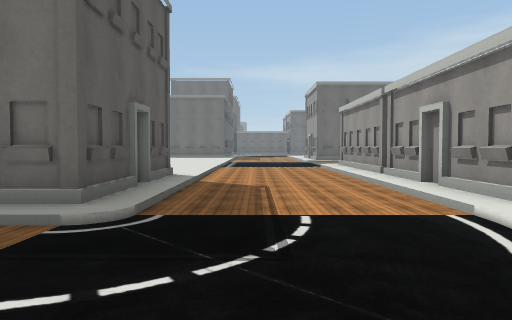
view 1 (above)

19 first-person views from a walk through a Unity game level. The camera is 1.2 m above the floor, tilts 2° down and sees 70° across. The floor is counted in squares, 2 m on a side. Each view is taken from the middle of a square. On the plan, view 1 faces up. The plan holds only what a view shows up to about 10 squares ahead; the rest is blank. The place goes on beyond the plan. The player is left out. Some surface patterns are stand-ins.

view 2
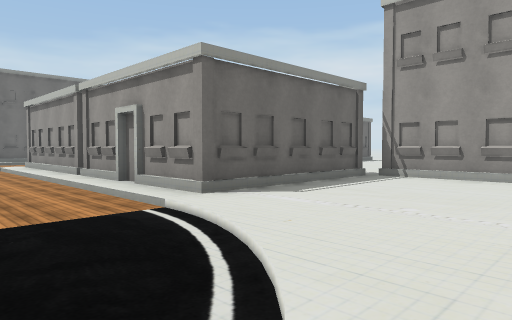

view 3
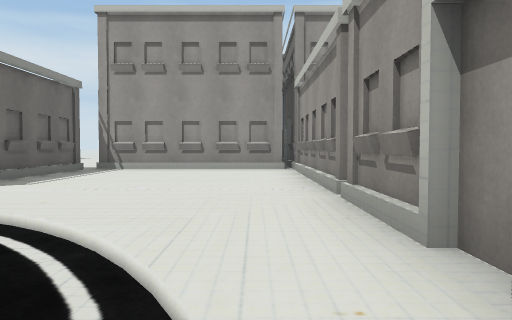

view 4
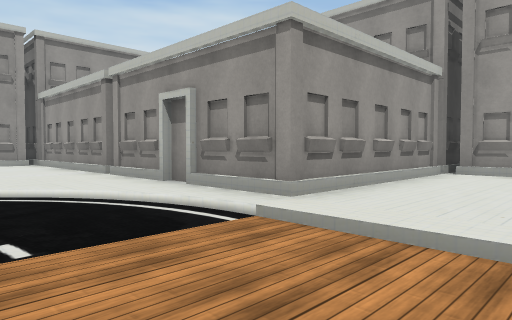

view 5
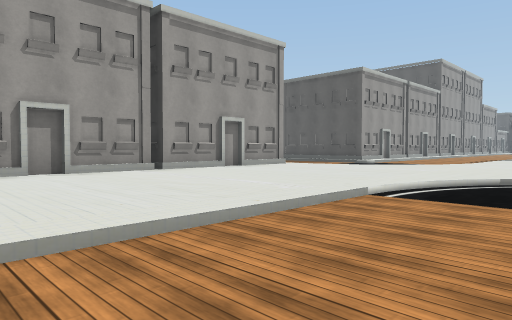

view 6
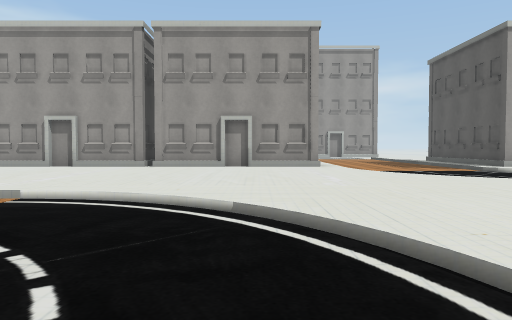

view 7
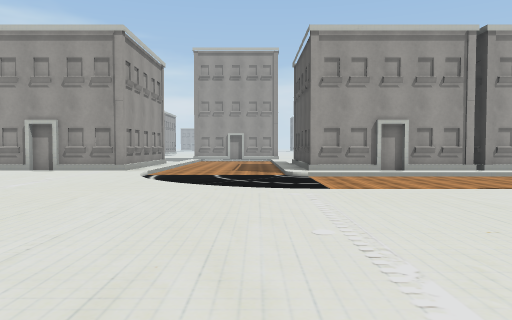

view 8
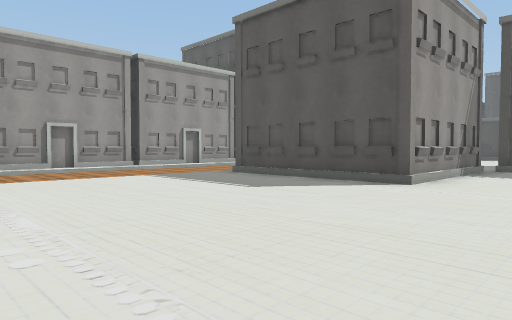

view 9
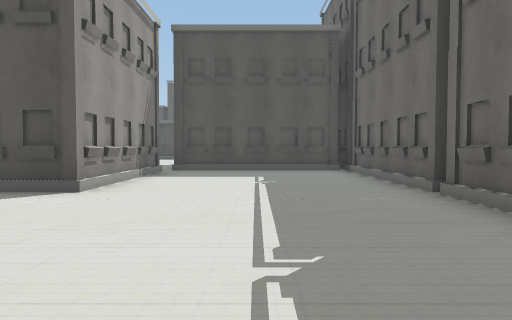

view 10
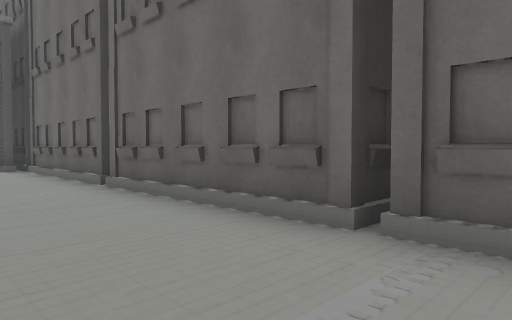

view 11
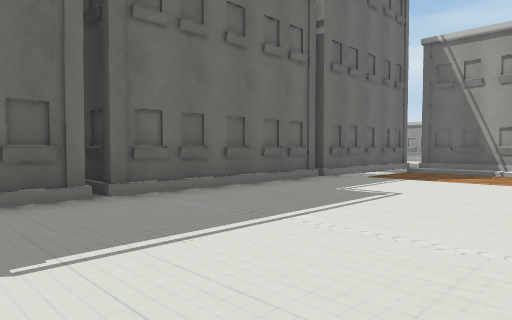

view 12
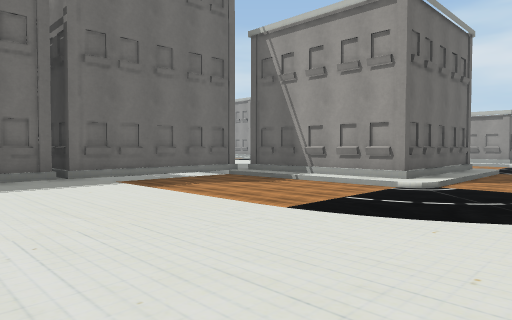

view 13
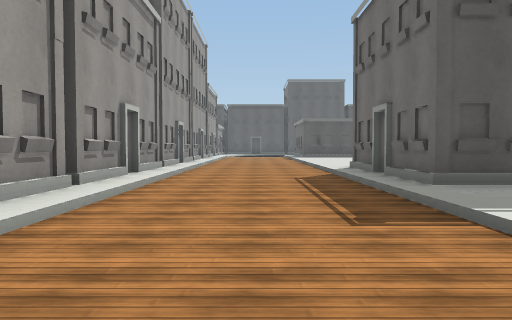

view 14
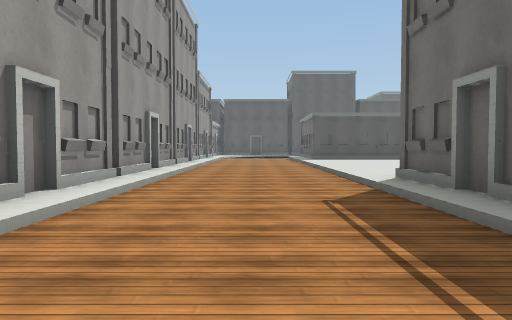

view 15
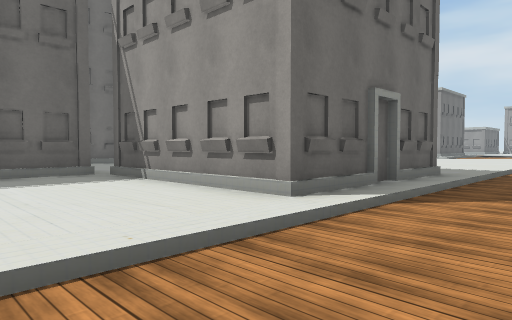

view 16
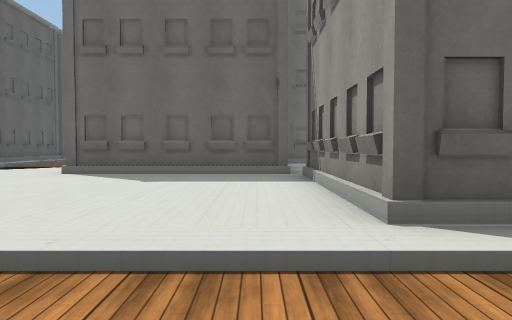

view 17
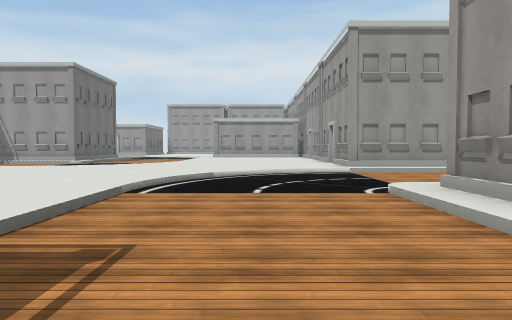

view 18
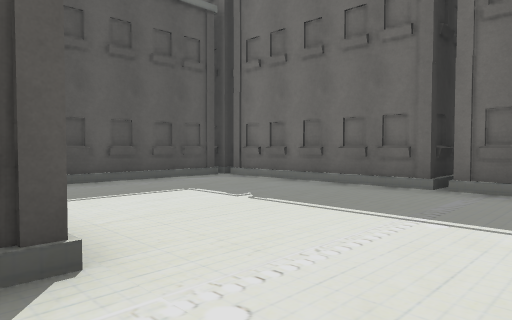

view 19
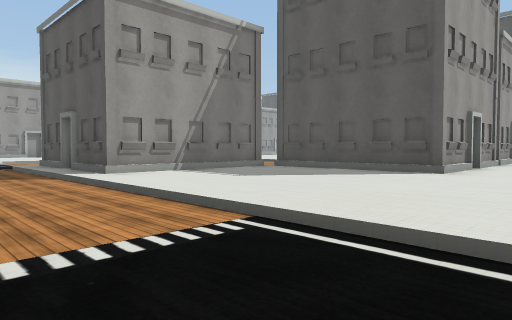

### Floor plan
Key: @ floor where view 1 was taken; . main floor; - floor 0.25 m lower than the main floor; / step, stairs or slope; O other object.
Columns run from 28 left of view 1 to 8 right of it. Each row starts with its distance up from view 1.
 15                           .---
 14                      ......---
 13                   .........---
 12                  OOOOO.....----
 11                      O.....----O
 10         O         O  O.....----O
  9   OOOOOOOOOOOOOOOOOOOO.....----O
  8    O..............---OOOOOO----O
  7    O..............----O   O----O
  6    O..............----O   O----O
  5    O..............----O   O----O
  4 OOOO..............----OOOOO----OOOOO.
  3 ....OOOOO........./-----------/....OO
  2 ....O   O........./-----------/.....O
  1 ....O   O........../---------/......O
  0 ....OOOOO...........//-----/@.......O
 -1 ...........................OOOOOOOOOO
 -2 ---------------/...........O        O
 -3 ----------------/..........O
 -4 -----------------..........O
 -5 ............./---..........OOO
 -6 OOOOOOOOOOOOO.---.OOOOOOOOOOO

Where each view was taken, in squares from view 1:
view 1: 0 up, 0 right, facing up
view 2: 0 up, 0 right, facing up-right
view 3: 0 up, 1 left, facing right
view 4: 2 up, 4 left, facing down-right
view 5: 2 up, 2 left, facing down-left
view 6: 4 up, 9 left, facing down
view 7: 4 up, 14 left, facing down
view 8: 6 up, 14 left, facing down-left
view 9: 6 up, 15 left, facing left
view 10: 6 up, 14 left, facing up-left
view 11: 4 up, 17 left, facing up-right
view 12: 1 up, 13 left, facing up-right
view 13: 3 down, 15 left, facing left
view 14: 3 down, 18 left, facing left
view 15: 3 down, 27 left, facing up-right
view 16: 3 down, 25 left, facing up
view 17: 3 down, 20 left, facing right
view 18: 3 up, 18 left, facing up-left
view 19: 15 up, 1 right, facing down-left
